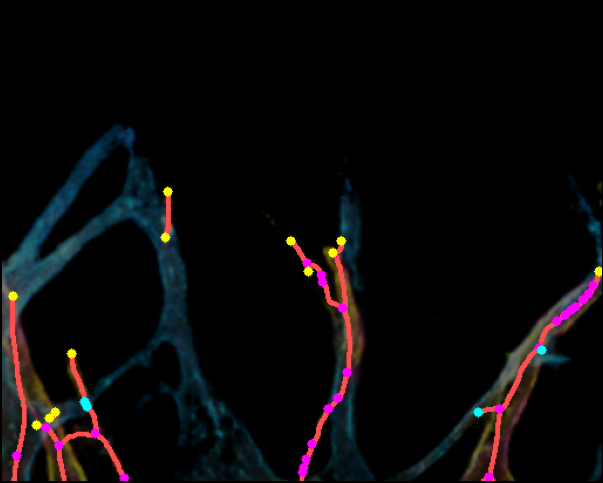
#> input picture panels/per_layer_depth/per_sample/1-16-512_LSGAN_r.png, 603 x 483 px
$ python -i gen_panel_b_crossing.py   (imports and definitions only)
#> lines starting #> are read from the running program, lines starting #| are printed output that depends on the picture; after the words box and inside, x2 and y2 are one past the last pixel; in counts of white or black regions, pixels touching at a corner belong together
import matplotlib
# [1 line not run here, left out]
import numpy as np
from PIL import Image
import cv2
from pathlib import Path
from skimage.morphology import skeletonize, remove_small_objects
from scipy.ndimage import binary_fill_holes, label

OUT = Path(r'C:\Users\seub1\Desktop\[Paper] Diffusion virtual staining paper\analysis_output')
BASE = Path(r'C:\Users\seub1\Desktop\[Paper] Diffusion virtual staining paper\[1] Data')

def load(p): return np.array(Image.open(p).convert('RGB'))
def fill_layer_holes(mask, overall):
    labeled, n = label(mask)
    filled = mask.copy()
    for i in range(1, n+1):
        comp = labeled == i
        filled |= binary_fill_holes(comp) & ~comp & overall
    return filled
def separate_layers_hf(img, min_area=50):
#> called with min_area = 50
    hsv=cv2.cvtColor(img,cv2.COLOR_RGB2HSV); h,s=hsv[:,:,0],hsv[:,:,1]
#> after `hsv = cv2.cvtColor(img, cv2.COLOR_RGB2HSV)`: hsv: shape (483, 603, 3); mean H, S, V 16.5, 39.7, 14.3
#> after `h, s = (hsv[:, :, 0], hsv[:, :, 1])`:
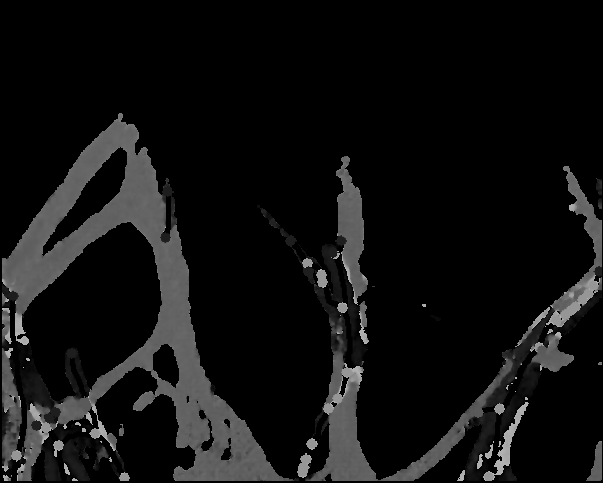
#> h: shape (483, 603); min 0, max 179, mean 16.5
#> after `h, s = (hsv[:, :, 0], hsv[:, :, 1])`:
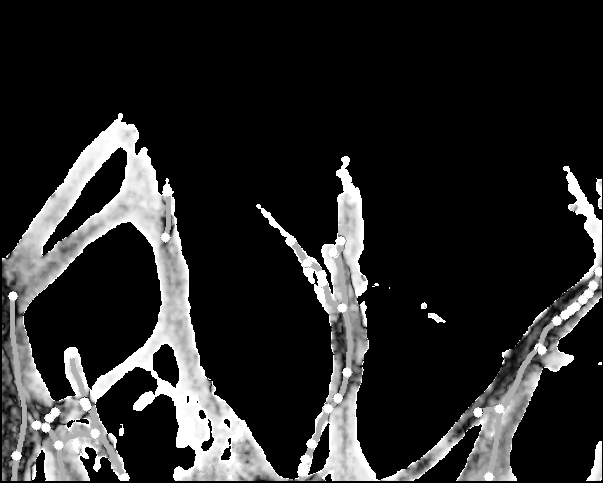
#> s: shape (483, 603); min 0, max 255, mean 39.7
    gray=cv2.cvtColor(img,cv2.COLOR_RGB2GRAY); fg=(gray>15)&(s>30); ov=gray>15
#> after `fg = (gray > 15) & (s > 30)`:
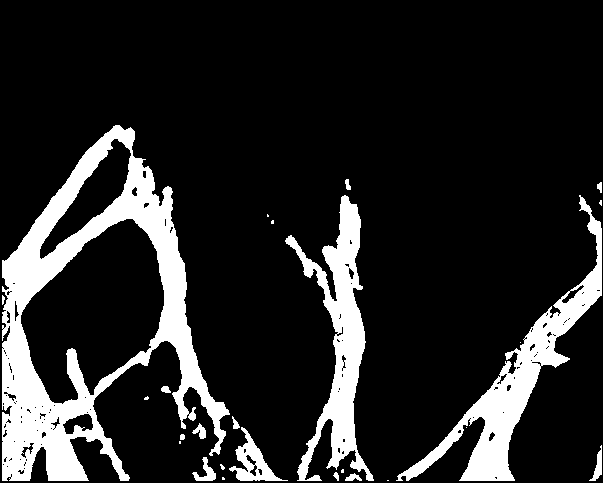
#> fg: shape (483, 603) bool; 15% white; 26 white regions (11 under 20 px), largest, box (x1, y1, x2, y2) and area: (2, 125, 230, 481) 24321, (396, 195, 602, 481) 9238, (285, 195, 374, 481) 8046
#> after `ov = gray > 15`: ov: shape (483, 603) bool; 15.4% white; 23 white regions (9 under 20 px), largest, box (x1, y1, x2, y2) and area: (2, 125, 230, 481) 24936, (396, 195, 602, 481) 9737, (285, 195, 374, 481) 8111
    b=((h<=12)|(h>=155))&fg; m=((h>=13)&(h<=55))&fg; t=((h>=85)&(h<=140))&fg
#> after `b = ((h <= 12) | (h >= 155)) & fg`: b: shape (483, 603) bool; 3% white; 73 white regions (48 under 20 px), largest, box (x1, y1, x2, y2) and area: (474, 348, 537, 481) 2214, (2, 300, 36, 453) 1665, (323, 245, 366, 378) 1272
#> after `m = (h >= 13) & (h <= 55) & fg`: m: shape (483, 603) bool; 2.6% white; 97 white regions (64 under 20 px), largest, box (x1, y1, x2, y2) and area: (482, 311, 552, 408) 983, (22, 372, 61, 424) 841, (466, 411, 497, 481) 717
#> after `t = (h >= 85) & (h <= 140) & fg`: t: shape (483, 603) bool; 8.4% white; 57 white regions (31 under 20 px), largest, box (x1, y1, x2, y2) and area: (2, 125, 230, 456) 14777, (327, 380, 374, 481) 1762, (339, 195, 363, 290) 1262
    k=cv2.getStructuringElement(cv2.MORPH_ELLIPSE,(3,3))
    def c(mask):
        u=cv2.morphologyEx(mask.astype(np.uint8)*255,cv2.MORPH_CLOSE,k,iterations=2)
#> u: shape (483, 603); 3.2% white; 46 white regions (26 under 20 px), largest, box (x1, y1, x2, y2) and area: (474, 348, 537, 483) 2376, (2, 298, 44, 453) 1893, (42, 405, 125, 483) 1473
        u=cv2.morphologyEx(u,cv2.MORPH_OPEN,k,iterations=1)
#> u: shape (483, 603); 3.1% white; 32 white regions (7 under 20 px), largest, box (x1, y1, x2, y2) and area: (474, 349, 537, 483) 2285, (3, 298, 44, 453) 1882, (61, 406, 125, 475) 761
        return fill_layer_holes(remove_small_objects(u>0,min_size=min_area),ov)
#> in fill_layer_holes, `labeled, n = label(mask)`:
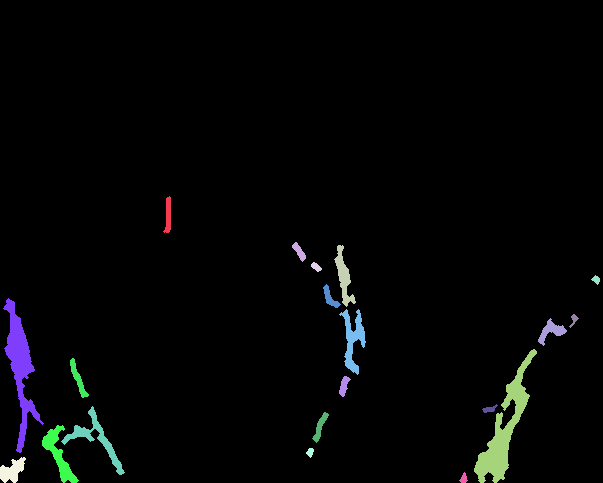
#> labeled: shape (483, 603) int32; 21 distinct labels, from 0 to 20; one colour per label, 0 black
#> in fill_layer_holes, `labeled, n = label(mask)`: n = 20
#> after the loop in fill_layer_holes, `for i in range(1, n+1):`: comp: shape (483, 603) bool; 0.02% white; 1 white region, box (x1, y1, x2, y2) and area: (459, 472, 468, 483) 56
    return c(b),c(m),c(t)
#> in c (call 2), `u=cv2.morphologyEx(mask.astype(np.uint8)*255,cv2.MORPH_CLOSE,k,iterati..`: u: shape (483, 603); 2.7% white; 83 white regions (49 under 20 px), largest, box (x1, y1, x2, y2) and area: (482, 311, 552, 408) 1029, (20, 372, 61, 424) 894, (466, 411, 497, 483) 734
#> in c (call 2), `u=cv2.morphologyEx(u,cv2.MORPH_OPEN,k,iterations=1)`: u: shape (483, 603); 2.6% white; 48 white regions (16 under 20 px), largest, box (x1, y1, x2, y2) and area: (483, 311, 552, 408) 1022, (21, 372, 61, 424) 876, (466, 411, 497, 483) 731
#> in fill_layer_holes (call 2), `labeled, n = label(mask)`:
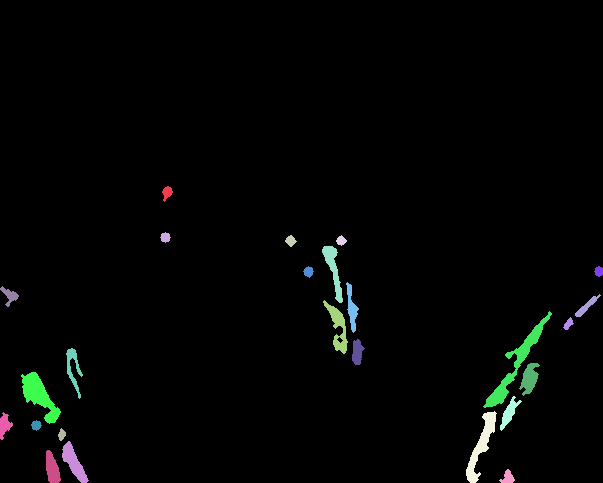
#> labeled: shape (483, 603) int32; 26 distinct labels, from 0 to 25; one colour per label, 0 black
#> in fill_layer_holes (call 2), `labeled, n = label(mask)`: n = 25
#> after the loop in fill_layer_holes (call 2), `for i in range(1, n+1):`: comp: shape (483, 603) bool; 0.04% white; 1 white region, box (x1, y1, x2, y2) and area: (499, 469, 515, 483) 125
#> in c (call 3), `u=cv2.morphologyEx(mask.astype(np.uint8)*255,cv2.MORPH_CLOSE,k,iterati..`: u: shape (483, 603); 8.7% white; 44 white regions (20 under 20 px), largest, box (x1, y1, x2, y2) and area: (0, 125, 284, 483) 16291, (327, 380, 374, 483) 1815, (339, 195, 363, 290) 1282
#> in c (call 3), `u=cv2.morphologyEx(u,cv2.MORPH_OPEN,k,iterations=1)`: u: shape (483, 603); 8.7% white; 42 white regions (16 under 20 px), largest, box (x1, y1, x2, y2) and area: (0, 125, 230, 456) 14930, (327, 380, 374, 483) 1808, (339, 195, 363, 290) 1277
#> in fill_layer_holes (call 3), `labeled, n = label(mask)`:
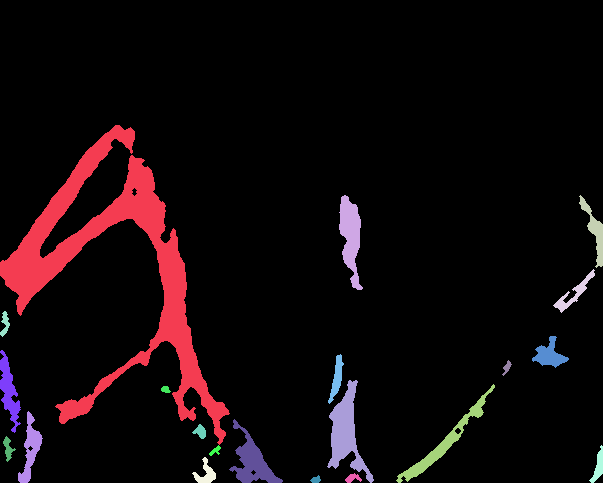
#> labeled: shape (483, 603) int32; 22 distinct labels, from 0 to 21; one colour per label, 0 black
#> in fill_layer_holes (call 3), `labeled, n = label(mask)`: n = 21
#> the loop in fill_layer_holes (call 3), `for i in range(1, n+1):` made 21 passes
#> pass 3, in fill_layer_holes (call 3), `comp = labeled == i`:
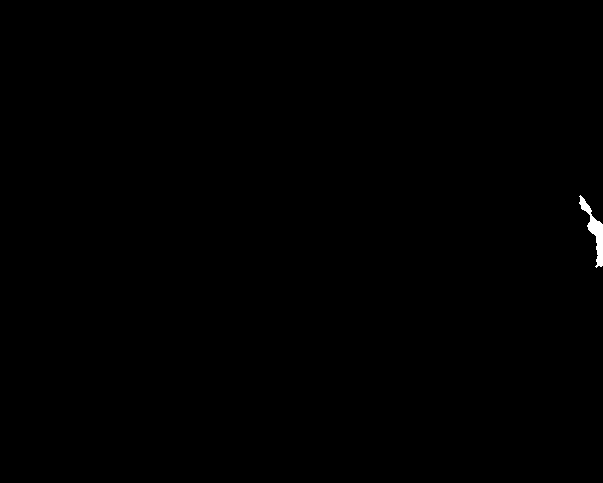
#> comp: shape (483, 603) bool; 0.19% white; 1 white region, box (x1, y1, x2, y2) and area: (579, 195, 603, 268) 541
#> after the loop in fill_layer_holes (call 3), `for i in range(1, n+1):`: comp: shape (483, 603) bool; 0.02% white; 1 white region, box (x1, y1, x2, y2) and area: (310, 475, 321, 483) 56
def get_vessel_mask(img, min_area=50):
    gray=cv2.cvtColor(img,cv2.COLOR_RGB2GRAY); v=gray>15
    k=cv2.getStructuringElement(cv2.MORPH_ELLIPSE,(3,3))
    u=cv2.morphologyEx(v.astype(np.uint8)*255,cv2.MORPH_CLOSE,k,iterations=2)
    u=cv2.morphologyEx(u,cv2.MORPH_OPEN,k,iterations=1)
    return remove_small_objects(u>0,min_size=min_area)

sid = '18-19-512'
gt_multi_dir = BASE/'Multi-color'/'Pix2pix'
gt_single_dir = BASE/'Single-color'/'Pix2pix'

# [3 lines not run here, left out]

# Layer colors (BGR-ish for overlay): Red, Yellow, Blue
layer_colors_rgb = [(230, 70, 70), (240, 220, 50), (70, 130, 240)]

# === Single skeleton on BF ===
# [1 line that did not run here, left out]
# [1 line that did not run here, left out]
# Dilate for visibility
k_d = cv2.getStructuringElement(cv2.MORPH_ELLIPSE, (5, 5))
# [1 line that did not run here, left out]

# [1 line that did not run here, left out]
# [1 line that did not run here, left out]
# [2 lines not run here, left out]

# === Multi depth-separated skeleton on BF with proper crossing ===
# [1 line that did not run here, left out]
# [1 line that did not run here, left out]
# [1 line that did not run here, left out]

# Thickness for skeleton lines
thickness = 4
k_thick = cv2.getStructuringElement(cv2.MORPH_ELLIPSE, (thickness*2+1, thickness*2+1))

# Create thick skeleton masks per layer
# [1 line that did not run here, left out]

# Find overlap between red(bottom) and blue(top) thick skeletons
# These are the crossing regions where we need special handling
# [1 line that did not run here, left out]
# [1 line that did not run here, left out]
# [1 line that did not run here, left out]

# Strategy: Draw layers in order bottom(red) → middle(yellow) → top(blue)
# But at crossing points, we interleave to show both layers
# Method: checkerboard pattern at overlap regions

# [1 line that did not run here, left out]
# [1 line that did not run here, left out]

# First pass: draw all three layers normally
# Order: red first (bottom), then yellow, then blue on top
# [3 lines not run here, left out]

# Now handle red-blue crossings: create alternating pattern so both are visible
# Use a diagonal stripe pattern
stripe_period = 6  # pixels per stripe
# [1 line that did not run here, left out]
# Diagonal stripes: (x + y) mod period < period/2 → red, else → blue
# [1 line that did not run here, left out]

# At red-blue overlap: alternate between red and blue
# [1 line that did not run here, left out]
# [1 line that did not run here, left out]
# [1 line that did not run here, left out]
# [1 line that did not run here, left out]

# At red-yellow overlap: alternate
# [1 line that did not run here, left out]
# [1 line that did not run here, left out]
# [1 line that did not run here, left out]
# [1 line that did not run here, left out]

# At yellow-blue overlap: alternate
# [1 line that did not run here, left out]
# [1 line that did not run here, left out]
# [1 line that did not run here, left out]
# [1 line that did not run here, left out]

# Add thin outline around each skeleton for better separation
k_outline = cv2.getStructuringElement(cv2.MORPH_ELLIPSE, (thickness*2+3, thickness*2+3))
# [28 lines not run here, left out]

>>> import cv2
>>> picture = cv2.cvtColor(cv2.imread('../../../panels/per_layer_depth/per_sample/1-16-512_LSGAN_r.png'), cv2.COLOR_BGR2RGB)
>>> result = separate_layers_hf(picture)

$ run again, on panels/per_layer_depth/per_sample/1-16-512_PBBDM_b.png
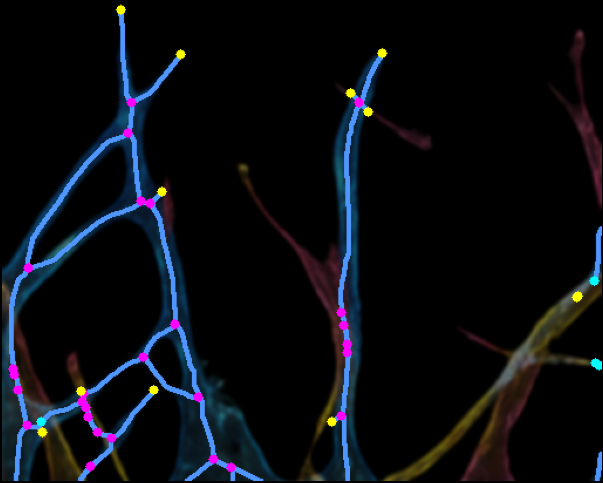
#> input picture panels/per_layer_depth/per_sample/1-16-512_PBBDM_b.png, 603 x 483 px
#> hsv: shape (483, 603, 3); mean H, S, V 23.6, 47.8, 20
#> fg: shape (483, 603) bool; 20% white; 8 white regions (3 under 20 px), largest, box (x1, y1, x2, y2) and area: (2, 4, 287, 481) 33158, (237, 48, 602, 481) 22974, (553, 30, 602, 208) 1854, (591, 451, 602, 481) 176, (500, 367, 511, 380) 80
#> ov: shape (483, 603) bool; 20.3% white; 4 white regions, box (x1, y1, x2, y2) and area: (2, 4, 287, 481) 33380, (237, 48, 602, 481) 23650, (553, 30, 602, 208) 1854, (591, 451, 602, 481) 176
#> b: shape (483, 603) bool; 3.3% white; 30 white regions (17 under 20 px), largest, box (x1, y1, x2, y2) and area: (460, 360, 541, 481) 2863, (245, 181, 345, 372) 2538, (553, 30, 602, 208) 1854
#> m: shape (483, 603) bool; 3.4% white; 29 white regions (9 under 20 px), largest, box (x1, y1, x2, y2) and area: (502, 275, 602, 367) 2850, (380, 380, 507, 481) 2524, (37, 424, 83, 481) 1445
#> t: shape (483, 603) bool; 12.6% white; 15 white regions (5 under 20 px), largest, box (x1, y1, x2, y2) and area: (2, 14, 287, 481) 26250, (319, 54, 383, 481) 8533, (92, 393, 153, 466) 852
#> labeled: shape (483, 603) int32; 12 distinct labels, from 0 to 11
#> n = 11
#> mask: shape (483, 603) bool; 3.4% white; 11 white regions, largest, box (x1, y1, x2, y2) and area: (460, 359, 541, 483) 3006, (245, 181, 345, 372) 2542, (553, 89, 603, 208) 1458
#> labeled: shape (483, 603) int32; 20 distinct labels, from 0 to 19
#> mask: shape (483, 603) bool; 3.4% white; 19 white regions, largest, box (x1, y1, x2, y2) and area: (502, 275, 603, 367) 2870, (381, 383, 504, 483) 2594, (37, 424, 83, 483) 1491
#> in fill_layer_holes (call 3), `labeled, n = label(mask)`:
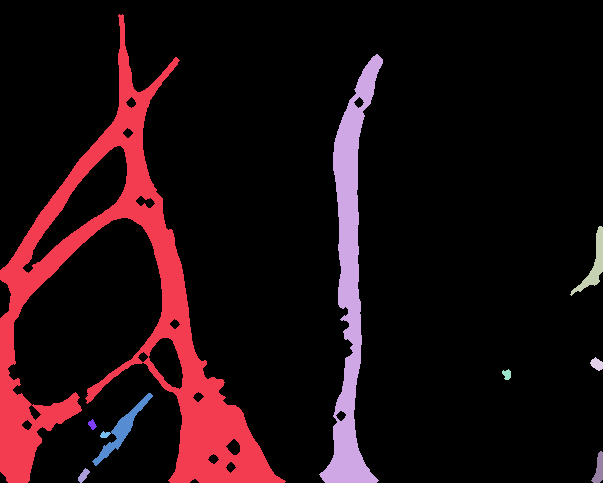
#> labeled: shape (483, 603) int32; 11 distinct labels, from 0 to 10; one colour per label, 0 black
#> n = 10
#> mask: shape (483, 603) bool; 13% white; 9 white regions, largest, box (x1, y1, x2, y2) and area: (0, 14, 286, 483) 27019, (319, 54, 383, 483) 8780, (92, 393, 153, 466) 867
#> the loop in fill_layer_holes (call 3), `for i in range(1, n+1):` made 10 passes
#> pass 2, in fill_layer_holes (call 3), `filled |= binary_fill_holes(comp) & ~comp & overall`:
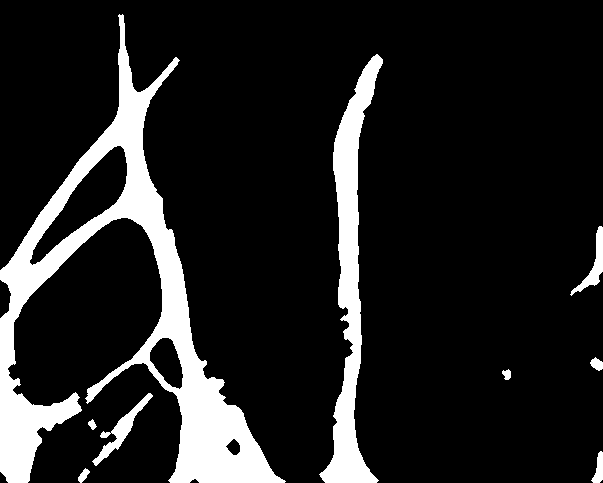
#> filled: shape (483, 603) bool; 13.3% white; 9 white regions, largest, box (x1, y1, x2, y2) and area: (0, 14, 286, 483) 27785, (319, 54, 383, 483) 8902, (92, 393, 153, 466) 867
